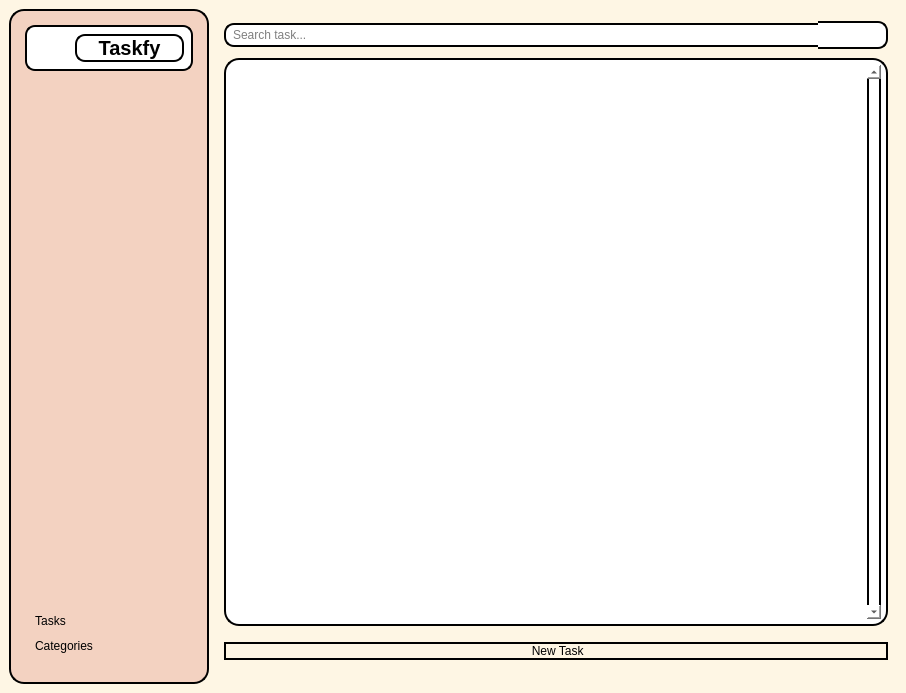
<?xml version="1.0" encoding="UTF-8"?>
<ui version="4.0">
 <class>MainWindow</class>
 <widget class="QMainWindow" name="MainWindow">
  <property name="geometry">
   <rect>
    <x>0</x>
    <y>0</y>
    <width>906</width>
    <height>693</height>
   </rect>
  </property>
  <property name="windowTitle">
   <string>MainWindow</string>
  </property>
  <widget class="QWidget" name="centralwidget">
   <property name="styleSheet">
    <string notr="true">background: #fef6e4;</string>
   </property>
   <layout class="QHBoxLayout" name="horizontalLayout">
    <item alignment="Qt::AlignmentFlag::AlignLeft">
     <widget class="QFrame" name="sideBar">
      <property name="enabled">
       <bool>true</bool>
      </property>
      <property name="minimumSize">
       <size>
        <width>200</width>
        <height>200</height>
       </size>
      </property>
      <property name="maximumSize">
       <size>
        <width>200</width>
        <height>16777215</height>
       </size>
      </property>
      <property name="styleSheet">
       <string notr="true">background: #f3d2c1;
padding: 5px;
border: 1.5px solid black;
border-radius: 15px;</string>
      </property>
      <property name="frameShape">
       <enum>QFrame::Shape::StyledPanel</enum>
      </property>
      <property name="frameShadow">
       <enum>QFrame::Shadow::Raised</enum>
      </property>
      <property name="lineWidth">
       <number>1</number>
      </property>
      <layout class="QVBoxLayout" name="verticalLayout_2">
       <item alignment="Qt::AlignmentFlag::AlignTop">
        <widget class="QWidget" name="banner" native="true">
         <property name="maximumSize">
          <size>
           <width>16777215</width>
           <height>50</height>
          </size>
         </property>
         <property name="styleSheet">
          <string notr="true">margin: 0;
padding: 0;
background: white;
border-radius: 10px;</string>
         </property>
         <layout class="QHBoxLayout" name="horizontalLayout_3">
          <item>
           <widget class="QLabel" name="app_icon">
            <property name="maximumSize">
             <size>
              <width>35</width>
              <height>50</height>
             </size>
            </property>
            <property name="font">
             <font>
              <pointsize>11</pointsize>
             </font>
            </property>
            <property name="autoFillBackground">
             <bool>false</bool>
            </property>
            <property name="styleSheet">
             <string notr="true">margin: 0;
padding: 0;
border: none;</string>
            </property>
            <property name="text">
             <string/>
            </property>
            <property name="pixmap">
             <pixmap>assets/icon.svg</pixmap>
            </property>
            <property name="scaledContents">
             <bool>true</bool>
            </property>
            <property name="alignment">
             <set>Qt::AlignmentFlag::AlignCenter</set>
            </property>
           </widget>
          </item>
          <item>
           <widget class="QLabel" name="app_name">
            <property name="font">
             <font>
              <pointsize>15</pointsize>
              <bold>true</bold>
             </font>
            </property>
            <property name="styleSheet">
             <string notr="true">color: black</string>
            </property>
            <property name="text">
             <string>Taskfy</string>
            </property>
            <property name="alignment">
             <set>Qt::AlignmentFlag::AlignCenter</set>
            </property>
           </widget>
          </item>
         </layout>
        </widget>
       </item>
       <item>
        <spacer name="verticalSpacer">
         <property name="orientation">
          <enum>Qt::Orientation::Vertical</enum>
         </property>
         <property name="sizeHint" stdset="0">
          <size>
           <width>20</width>
           <height>15</height>
          </size>
         </property>
        </spacer>
       </item>
       <item>
        <widget class="QWidget" name="widget_chart_container" native="true">
         <property name="sizePolicy">
          <sizepolicy hsizetype="Expanding" vsizetype="Expanding">
           <horstretch>0</horstretch>
           <verstretch>0</verstretch>
          </sizepolicy>
         </property>
         <property name="styleSheet">
          <string notr="true">border: 0;
padding: 0;
margin: 0;
</string>
         </property>
         <layout class="QVBoxLayout" name="donut_chart_container"/>
        </widget>
       </item>
       <item alignment="Qt::AlignmentFlag::AlignLeft">
        <widget class="QPushButton" name="button_tasks">
         <property name="styleSheet">
          <string notr="true">margin: 0px 0px 0px 10px;
padding: 0;
border: 0;
border-radius: 0;
color: black;</string>
         </property>
         <property name="text">
          <string>Tasks</string>
         </property>
         <property name="icon">
          <iconset>
           <normaloff>assets/task_icon.svg</normaloff>assets/task_icon.svg</iconset>
         </property>
         <property name="iconSize">
          <size>
           <width>18</width>
           <height>18</height>
          </size>
         </property>
        </widget>
       </item>
       <item alignment="Qt::AlignmentFlag::AlignLeft">
        <widget class="QPushButton" name="button_categories">
         <property name="styleSheet">
          <string notr="true">color: black;
margin: 0px 0px 10px 5px;
border: 0;</string>
         </property>
         <property name="text">
          <string>Categories</string>
         </property>
         <property name="icon">
          <iconset>
           <normaloff>assets/settings_icon.svg</normaloff>assets/settings_icon.svg</iconset>
         </property>
         <property name="iconSize">
          <size>
           <width>18</width>
           <height>18</height>
          </size>
         </property>
        </widget>
       </item>
      </layout>
     </widget>
    </item>
    <item>
     <widget class="QStackedWidget" name="pages_widget">
      <property name="styleSheet">
       <string notr="true">margin: 0;
padding: 0;</string>
      </property>
      <property name="currentIndex">
       <number>1</number>
      </property>
      <widget class="QWidget" name="page_categories">
       <property name="styleSheet">
        <string notr="true">margin: 0;
padding:5px;
background: #f3d2c1;
border: 1.5 solid black;
border-radius: 15px;</string>
       </property>
       <layout class="QVBoxLayout" name="verticalLayout_4">
        <property name="spacing">
         <number>0</number>
        </property>
        <property name="leftMargin">
         <number>0</number>
        </property>
        <property name="topMargin">
         <number>0</number>
        </property>
        <property name="rightMargin">
         <number>0</number>
        </property>
        <property name="bottomMargin">
         <number>0</number>
        </property>
        <item>
         <layout class="QVBoxLayout" name="verticalLayout_3">
          <item>
           <widget class="QScrollArea" name="scrollArea_2">
            <property name="styleSheet">
             <string notr="true">margin: 0;
padding: 45;
background: transparent;
border: 0;
border-radius: 0;</string>
            </property>
            <property name="widgetResizable">
             <bool>true</bool>
            </property>
            <property name="alignment">
             <set>Qt::AlignmentFlag::AlignCenter</set>
            </property>
            <widget class="QWidget" name="scrollEditCategories">
             <property name="geometry">
              <rect>
               <x>0</x>
               <y>0</y>
               <width>86</width>
               <height>16</height>
              </rect>
             </property>
             <layout class="QVBoxLayout" name="scroll_edit_category_layout">
              <property name="spacing">
               <number>5</number>
              </property>
              <property name="sizeConstraint">
               <enum>QLayout::SizeConstraint::SetMaximumSize</enum>
              </property>
              <property name="leftMargin">
               <number>5</number>
              </property>
              <property name="topMargin">
               <number>5</number>
              </property>
              <property name="rightMargin">
               <number>5</number>
              </property>
              <property name="bottomMargin">
               <number>5</number>
              </property>
             </layout>
            </widget>
           </widget>
          </item>
         </layout>
        </item>
        <item>
         <layout class="QHBoxLayout" name="horizontalLayout_6">
          <item>
           <widget class="QLineEdit" name="category_input">
            <property name="styleSheet">
             <string notr="true">margin: 0 10px 25px 10px;
background: white;
color: black;</string>
            </property>
            <property name="placeholderText">
             <string>Create a category...</string>
            </property>
           </widget>
          </item>
          <item>
           <widget class="QPushButton" name="add_category_btn">
            <property name="styleSheet">
             <string notr="true">margin: 0 10px 25px 10px;
background: white;
color: black;</string>
            </property>
            <property name="text">
             <string>Add Category</string>
            </property>
           </widget>
          </item>
         </layout>
        </item>
       </layout>
      </widget>
      <widget class="QWidget" name="page_task">
       <property name="styleSheet">
        <string notr="true">margin: 0;
padding: 0;</string>
       </property>
       <layout class="QGridLayout" name="gridLayout_2">
        <item row="1" column="0">
         <widget class="QScrollArea" name="scrollArea">
          <property name="styleSheet">
           <string notr="true">margin: 0;
padding:5px;
background: white;
border: 1.5 solid black;
border-radius: 15px;</string>
          </property>
          <property name="verticalScrollBarPolicy">
           <enum>Qt::ScrollBarPolicy::ScrollBarAlwaysOn</enum>
          </property>
          <property name="horizontalScrollBarPolicy">
           <enum>Qt::ScrollBarPolicy::ScrollBarAsNeeded</enum>
          </property>
          <property name="widgetResizable">
           <bool>false</bool>
          </property>
          <property name="alignment">
           <set>Qt::AlignmentFlag::AlignLeading|Qt::AlignmentFlag::AlignLeft|Qt::AlignmentFlag::AlignTop</set>
          </property>
          <widget class="QWidget" name="scrollWidget">
           <property name="geometry">
            <rect>
             <x>0</x>
             <y>0</y>
             <width>598</width>
             <height>554</height>
            </rect>
           </property>
           <property name="styleSheet">
            <string notr="true">border: 0;
border-radius: 0;</string>
           </property>
           <layout class="QVBoxLayout" name="scroll_layout">
            <property name="spacing">
             <number>0</number>
            </property>
            <property name="sizeConstraint">
             <enum>QLayout::SizeConstraint::SetFixedSize</enum>
            </property>
            <property name="leftMargin">
             <number>0</number>
            </property>
            <property name="topMargin">
             <number>0</number>
            </property>
            <property name="rightMargin">
             <number>0</number>
            </property>
            <property name="bottomMargin">
             <number>0</number>
            </property>
           </layout>
          </widget>
         </widget>
        </item>
        <item row="2" column="0">
         <layout class="QHBoxLayout" name="horizontalLayout_2">
          <property name="spacing">
           <number>0</number>
          </property>
          <property name="leftMargin">
           <number>0</number>
          </property>
          <property name="topMargin">
           <number>0</number>
          </property>
          <property name="rightMargin">
           <number>0</number>
          </property>
          <property name="bottomMargin">
           <number>0</number>
          </property>
          <item>
           <widget class="QPushButton" name="add_new_item">
            <property name="styleSheet">
             <string notr="true">border: 2px solid black;
border-radius: 10px;
margin: 10px 0px 15px 0px;
color: black;</string>
            </property>
            <property name="text">
             <string> New Task</string>
            </property>
            <property name="icon">
             <iconset>
              <normaloff>assets/addTask_icon.svg</normaloff>assets/addTask_icon.svg</iconset>
            </property>
            <property name="iconSize">
             <size>
              <width>20</width>
              <height>20</height>
             </size>
            </property>
           </widget>
          </item>
         </layout>
        </item>
        <item row="0" column="0">
         <layout class="QVBoxLayout" name="verticalLayout">
          <item>
           <layout class="QHBoxLayout" name="horizontalLayout_4">
            <property name="spacing">
             <number>0</number>
            </property>
            <property name="leftMargin">
             <number>0</number>
            </property>
            <property name="topMargin">
             <number>0</number>
            </property>
            <property name="rightMargin">
             <number>0</number>
            </property>
            <property name="bottomMargin">
             <number>0</number>
            </property>
            <item>
             <widget class="QLineEdit" name="searchBar">
              <property name="styleSheet">
               <string notr="true">margin: 5px 0px 5px 0px;
padding: 2px 0px 2px 5px;
border: 2px solid black;
border-right: none;
border-top-left-radius: 10px;
border-bottom-left-radius: 10px;
color: black;
background: white;</string>
              </property>
              <property name="placeholderText">
               <string>Search task...</string>
              </property>
             </widget>
            </item>
            <item>
             <widget class="QPushButton" name="filter_btn">
              <property name="sizePolicy">
               <sizepolicy hsizetype="Expanding" vsizetype="Fixed">
                <horstretch>0</horstretch>
                <verstretch>0</verstretch>
               </sizepolicy>
              </property>
              <property name="maximumSize">
               <size>
                <width>70</width>
                <height>28</height>
               </size>
              </property>
              <property name="styleSheet">
               <string notr="true">margin: 0;
padding: 0;
background: white;
color: black;
border: 2px solid black;
border-left: none;
border-radius: 10px;
border-top-left-radius: none;
border-bottom-left-radius: none;</string>
              </property>
              <property name="text">
               <string/>
              </property>
              <property name="icon">
               <iconset>
                <normaloff>assets/filter-list-svgrepo-com.svg</normaloff>assets/filter-list-svgrepo-com.svg</iconset>
              </property>
             </widget>
            </item>
           </layout>
          </item>
         </layout>
        </item>
       </layout>
      </widget>
     </widget>
    </item>
   </layout>
  </widget>
 </widget>
 <resources/>
 <connections/>
</ui>
